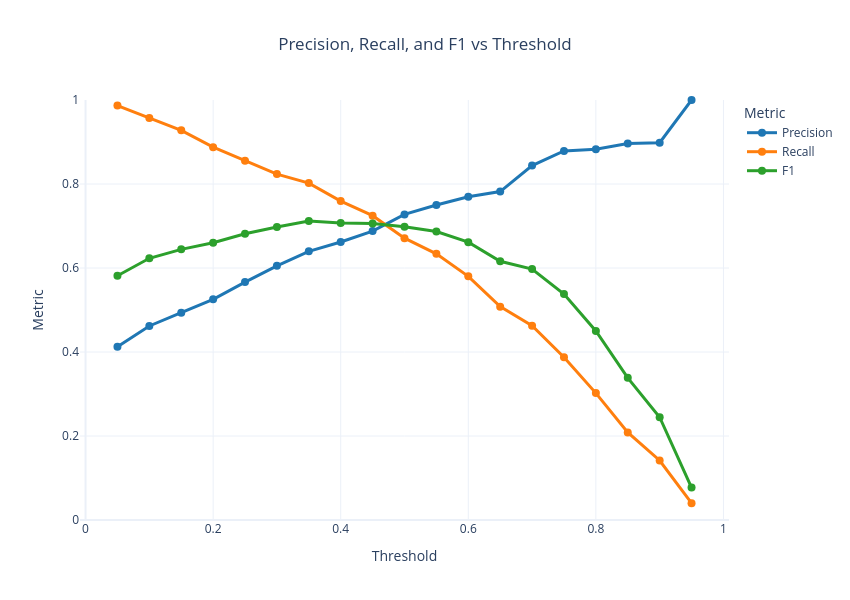

The notebook cell saved with this chart:
### Markdown cell above
The threshold table shows the operational trade-off clearly: lower thresholds increase recall but flag more customers, while higher thresholds improve precision but miss more churners. The final threshold should therefore be justified explicitly in terms of business goals rather than chosen mechanically.

### Code cell
fig = go.Figure()

fig.add_trace(
    go.Scatter(
        x=threshold_df['threshold'],
        y=threshold_df['precision'],
        mode='lines+markers',
        name='Precision',
        line=dict(width=3, color='#1f77b4'),
        marker=dict(size=8),
    )
)

fig.add_trace(
    go.Scatter(
        x=threshold_df['threshold'],
        y=threshold_df['recall'],
        mode='lines+markers',
        name='Recall',
        line=dict(width=3, color='#ff7f0e'),
        marker=dict(size=8),
    )
)

fig.add_trace(
    go.Scatter(
        x=threshold_df['threshold'],
        y=threshold_df['f1'],
        mode='lines+markers',
        name='F1',
        line=dict(width=3, color='#2ca02c'),
        marker=dict(size=8),
    )
)

fig.update_layout(
    title='Precision, Recall, and F1 vs Threshold',
    xaxis_title='Threshold',
    yaxis_title='Metric',
    template='plotly_white',
    title_x=0.5,
    hovermode='x unified',
    legend_title_text='Metric',
    width=850,
    height=600,
)
fig.update_traces(cliponaxis=False)
fig.update_yaxes(range=[0, 1])

fig.show()
fig.write_image('../images/threshold_tradeoff.svg')

### Figure 1 — Plotly figure (JSON) as saved in the notebook; plotly's stock layout.template omitted (floating-point values rounded to 4 significant figures)
{"data": [{"cliponaxis": false, "line": {"color": "#1f77b4", "width": 3}, "marker": {"size": 8}, "mode": "lines+markers", "name": "Precision", "type": "scatter", "x": [0.05, 0.1, 0.15, 0.2, 0.25, 0.3, 0.35, 0.4, 0.45, 0.5, 0.55, 0.6, 0.65, 0.7, 0.75, 0.8, 0.85, 0.9, 0.95], "y": [0.4123, 0.4619, 0.4936, 0.5253, 0.5664, 0.6051, 0.6397, 0.662, 0.6878, 0.7275, 0.75, 0.7695, 0.7819, 0.8439, 0.8788, 0.8828, 0.8966, 0.8983, 1.0]}, {"cliponaxis": false, "line": {"color": "#ff7f0e", "width": 3}, "marker": {"size": 8}, "mode": "lines+markers", "name": "Recall", "type": "scatter", "x": [0.05, 0.1, 0.15, 0.2, 0.25, 0.3, 0.35, 0.4, 0.45, 0.5, 0.55, 0.6, 0.65, 0.7, 0.75, 0.8, 0.85, 0.9, 0.95], "y": [0.9866, 0.9572, 0.9278, 0.8877, 0.8556, 0.8235, 0.8021, 0.7594, 0.7246, 0.6711, 0.6337, 0.5802, 0.508, 0.4626, 0.3877, 0.3021, 0.2086, 0.1417, 0.04011]}, {"cliponaxis": false, "line": {"color": "#2ca02c", "width": 3}, "marker": {"size": 8}, "mode": "lines+markers", "name": "F1", "type": "scatter", "x": [0.05, 0.1, 0.15, 0.2, 0.25, 0.3, 0.35, 0.4, 0.45, 0.5, 0.55, 0.6, 0.65, 0.7, 0.75, 0.8, 0.85, 0.9, 0.95], "y": [0.5816, 0.6232, 0.6444, 0.66, 0.6816, 0.6976, 0.7117, 0.7073, 0.7057, 0.6982, 0.687, 0.6616, 0.6159, 0.5976, 0.538, 0.4502, 0.3384, 0.2448, 0.07712]}], "layout": {"height": 600, "hovermode": "x unified", "legend": {"title": {"text": "Metric"}}, "title": {"text": "Precision, Recall, and F1 vs Threshold", "x": 0.5}, "width": 850, "xaxis": {"title": {"text": "Threshold"}}, "yaxis": {"range": [0, 1], "title": {"text": "Metric"}}}}
